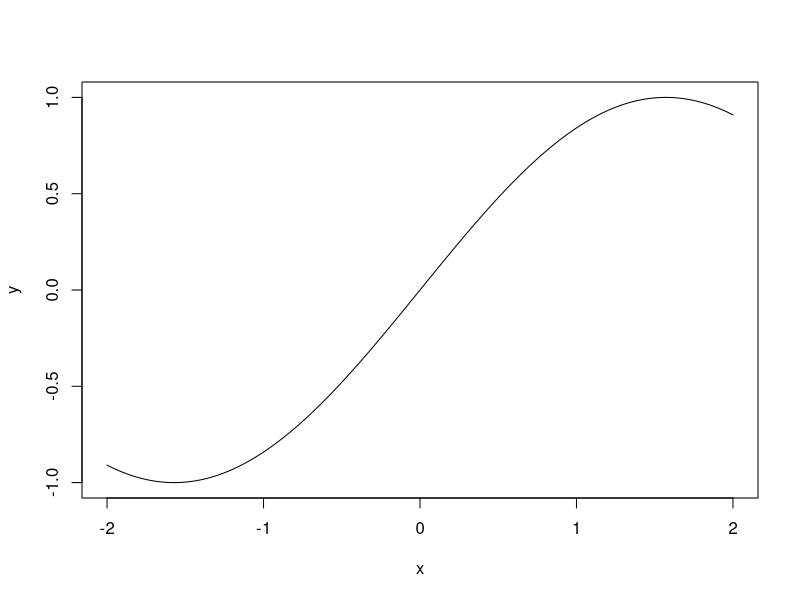
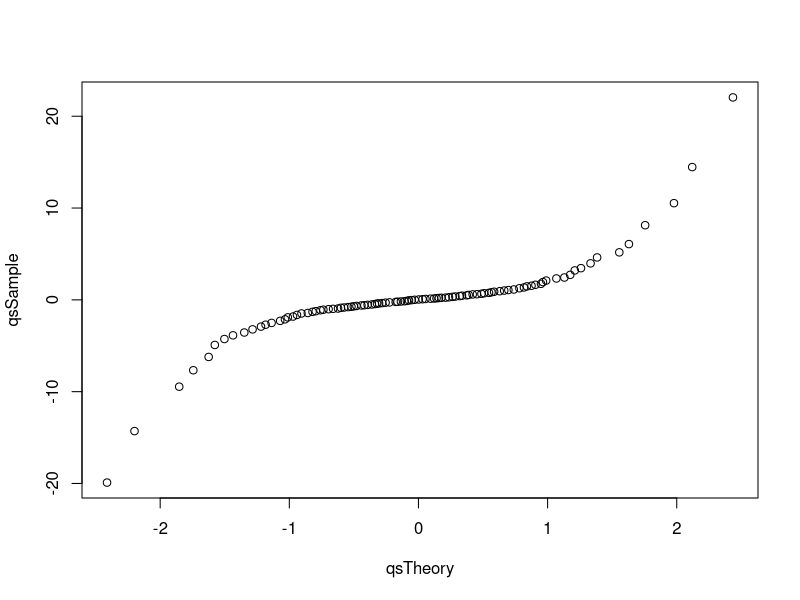
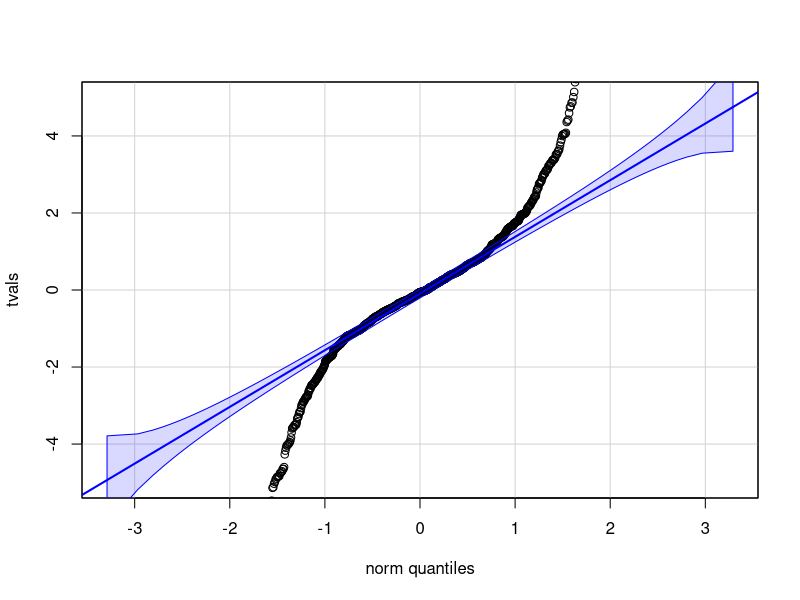

Generate these figures, in order, with R:
## ---- chunk 1
x = runif(1000,-2,2)

x = seq(-2,2,length = 10000)

y = sin(x)

plot(y~x,type = "l")
## ---- chunk 2

install.packages("car")
library(car)

#Values from t-distribution 
tvals = rt(1000, 1)

#Sorting sample dataset 
tvalsSorted = sort(tvals)

#Quantiles from normal distribution 
qsTheory = quantile(rnorm(1000),probs = seq(0.01,0.99,0.01),names = F)

#Quantiles from sample distribution 
qsSample = quantile(rt(1000,1),probs = seq(0.01,0.99,0.01),names = F)

plot(qsSample~qsTheory)


qqPlot(tvals, envelope = 0.95, ylim = c(-5, 5))

